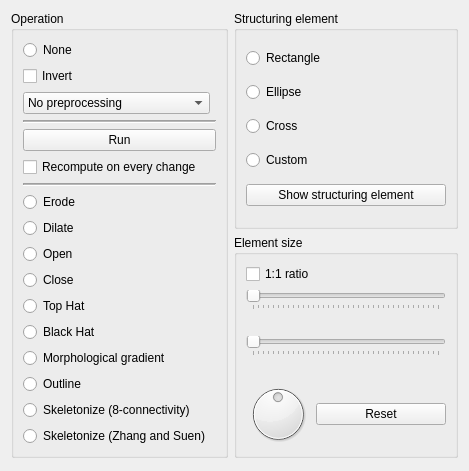
<?xml version="1.0" encoding="UTF-8"?>
<ui version="4.0">
 <class>MainWidget</class>
 <widget class="QWidget" name="MainWidget">
  <property name="geometry">
   <rect>
    <x>0</x>
    <y>0</y>
    <width>454</width>
    <height>471</height>
   </rect>
  </property>
  <layout class="QGridLayout" name="gridLayout_4">
   <item row="0" column="2" rowspan="2">
    <layout class="QVBoxLayout" name="verticalLayout_3">
     <item>
      <widget class="QGroupBox" name="bpOperation">
       <property name="sizePolicy">
        <sizepolicy hsizetype="Minimum" vsizetype="Minimum">
         <horstretch>0</horstretch>
         <verstretch>0</verstretch>
        </sizepolicy>
       </property>
       <property name="title">
        <string>Operation</string>
       </property>
       <layout class="QGridLayout" name="gridLayout_3">
        <property name="sizeConstraint">
         <enum>QLayout::SetMinimumSize</enum>
        </property>
        <property name="spacing">
         <number>6</number>
        </property>
        <item row="0" column="0" colspan="2">
         <widget class="QRadioButton" name="rbNone">
          <property name="text">
           <string>None</string>
          </property>
         </widget>
        </item>
        <item row="1" column="0" colspan="2">
         <widget class="QCheckBox" name="cbInvert">
          <property name="text">
           <string>Invert</string>
          </property>
         </widget>
        </item>
        <item row="3" column="0" colspan="2">
         <widget class="Line" name="line">
          <property name="frameShadow">
           <enum>QFrame::Sunken</enum>
          </property>
          <property name="lineWidth">
           <number>1</number>
          </property>
          <property name="midLineWidth">
           <number>1</number>
          </property>
          <property name="orientation">
           <enum>Qt::Horizontal</enum>
          </property>
         </widget>
        </item>
        <item row="10" column="0" colspan="2">
         <widget class="QRadioButton" name="rbErode">
          <property name="text">
           <string>Erode</string>
          </property>
         </widget>
        </item>
        <item row="11" column="0" colspan="2">
         <widget class="QRadioButton" name="rbDilate">
          <property name="text">
           <string>Dilate</string>
          </property>
         </widget>
        </item>
        <item row="12" column="0" colspan="2">
         <widget class="QRadioButton" name="rbOpen">
          <property name="text">
           <string>Open</string>
          </property>
         </widget>
        </item>
        <item row="13" column="0" colspan="2">
         <widget class="QRadioButton" name="rbClose">
          <property name="text">
           <string>Close</string>
          </property>
         </widget>
        </item>
        <item row="15" column="0" colspan="2">
         <widget class="QRadioButton" name="rbTopHat">
          <property name="text">
           <string>Top Hat</string>
          </property>
         </widget>
        </item>
        <item row="17" column="0" colspan="2">
         <widget class="QRadioButton" name="rbBlackHat">
          <property name="text">
           <string>Black Hat</string>
          </property>
         </widget>
        </item>
        <item row="20" column="0" colspan="2">
         <widget class="QRadioButton" name="rbSkeleton">
          <property name="text">
           <string>Skeletonize (8-connectivity)</string>
          </property>
         </widget>
        </item>
        <item row="19" column="0" colspan="2">
         <widget class="QRadioButton" name="rbOutline">
          <property name="text">
           <string>Outline</string>
          </property>
         </widget>
        </item>
        <item row="18" column="0">
         <widget class="QRadioButton" name="rbGradient">
          <property name="text">
           <string>Morphological gradient</string>
          </property>
         </widget>
        </item>
        <item row="6" column="0" colspan="2">
         <widget class="QPushButton" name="pbRun">
          <property name="text">
           <string>Run</string>
          </property>
         </widget>
        </item>
        <item row="8" column="0" colspan="2">
         <widget class="QCheckBox" name="cbAutoTrigger">
          <property name="text">
           <string>Recompute on every change</string>
          </property>
         </widget>
        </item>
        <item row="9" column="0" colspan="2">
         <widget class="Line" name="line_2">
          <property name="lineWidth">
           <number>1</number>
          </property>
          <property name="midLineWidth">
           <number>1</number>
          </property>
          <property name="orientation">
           <enum>Qt::Horizontal</enum>
          </property>
         </widget>
        </item>
        <item row="21" column="0">
         <widget class="QRadioButton" name="rbSkeletonZhang">
          <property name="text">
           <string>Skeletonize (Zhang and Suen)</string>
          </property>
         </widget>
        </item>
        <item row="2" column="0">
         <widget class="QComboBox" name="cmbBayer">
          <item>
           <property name="text">
            <string>No preprocessing</string>
           </property>
          </item>
          <item>
           <property name="text">
            <string>Bayer RG</string>
           </property>
          </item>
          <item>
           <property name="text">
            <string>Bayer GR</string>
           </property>
          </item>
          <item>
           <property name="text">
            <string>Bayer BG</string>
           </property>
          </item>
          <item>
           <property name="text">
            <string>Bayer GB</string>
           </property>
          </item>
         </widget>
        </item>
       </layout>
      </widget>
     </item>
    </layout>
   </item>
   <item row="0" column="3">
    <widget class="QGroupBox" name="gbElement">
     <property name="sizePolicy">
      <sizepolicy hsizetype="Minimum" vsizetype="Minimum">
       <horstretch>0</horstretch>
       <verstretch>0</verstretch>
      </sizepolicy>
     </property>
     <property name="minimumSize">
      <size>
       <width>0</width>
       <height>0</height>
      </size>
     </property>
     <property name="maximumSize">
      <size>
       <width>16777215</width>
       <height>16777215</height>
      </size>
     </property>
     <property name="title">
      <string>Structuring element</string>
     </property>
     <layout class="QVBoxLayout" name="verticalLayout">
      <item>
       <widget class="QRadioButton" name="rbRect">
        <property name="text">
         <string>Rectangle</string>
        </property>
       </widget>
      </item>
      <item>
       <widget class="QRadioButton" name="rbEllipse">
        <property name="text">
         <string>Ellipse</string>
        </property>
       </widget>
      </item>
      <item>
       <widget class="QRadioButton" name="rbCross">
        <property name="text">
         <string>Cross</string>
        </property>
       </widget>
      </item>
      <item>
       <widget class="QRadioButton" name="rbCustom">
        <property name="text">
         <string>Custom</string>
        </property>
       </widget>
      </item>
      <item>
       <widget class="QPushButton" name="pbShowSE">
        <property name="text">
         <string>Show structuring element</string>
        </property>
       </widget>
      </item>
     </layout>
    </widget>
   </item>
   <item row="1" column="3">
    <widget class="QGroupBox" name="gbElementSize">
     <property name="enabled">
      <bool>true</bool>
     </property>
     <property name="sizePolicy">
      <sizepolicy hsizetype="Minimum" vsizetype="Minimum">
       <horstretch>0</horstretch>
       <verstretch>0</verstretch>
      </sizepolicy>
     </property>
     <property name="minimumSize">
      <size>
       <width>0</width>
       <height>0</height>
      </size>
     </property>
     <property name="maximumSize">
      <size>
       <width>16777215</width>
       <height>16777215</height>
      </size>
     </property>
     <property name="title">
      <string>Element size</string>
     </property>
     <layout class="QGridLayout" name="gridLayout">
      <item row="0" column="0" colspan="2">
       <widget class="QCheckBox" name="cbSquare">
        <property name="text">
         <string>1:1 ratio</string>
        </property>
       </widget>
      </item>
      <item row="1" column="0" colspan="2">
       <widget class="QSlider" name="hsXElementSize">
        <property name="sizePolicy">
         <sizepolicy hsizetype="Minimum" vsizetype="Fixed">
          <horstretch>0</horstretch>
          <verstretch>0</verstretch>
         </sizepolicy>
        </property>
        <property name="minimumSize">
         <size>
          <width>200</width>
          <height>0</height>
         </size>
        </property>
        <property name="minimum">
         <number>1</number>
        </property>
        <property name="maximum">
         <number>75</number>
        </property>
        <property name="pageStep">
         <number>2</number>
        </property>
        <property name="orientation">
         <enum>Qt::Horizontal</enum>
        </property>
        <property name="invertedAppearance">
         <bool>false</bool>
        </property>
        <property name="invertedControls">
         <bool>false</bool>
        </property>
        <property name="tickPosition">
         <enum>QSlider::TicksBelow</enum>
        </property>
        <property name="tickInterval">
         <number>0</number>
        </property>
       </widget>
      </item>
      <item row="2" column="0">
       <widget class="QLabel" name="lbXElementSize">
        <property name="text">
         <string/>
        </property>
        <property name="alignment">
         <set>Qt::AlignRight|Qt::AlignTrailing|Qt::AlignVCenter</set>
        </property>
       </widget>
      </item>
      <item row="3" column="0" colspan="2">
       <widget class="QSlider" name="hsYElementSize">
        <property name="sizePolicy">
         <sizepolicy hsizetype="Minimum" vsizetype="Fixed">
          <horstretch>0</horstretch>
          <verstretch>0</verstretch>
         </sizepolicy>
        </property>
        <property name="minimumSize">
         <size>
          <width>0</width>
          <height>0</height>
         </size>
        </property>
        <property name="minimum">
         <number>1</number>
        </property>
        <property name="maximum">
         <number>75</number>
        </property>
        <property name="pageStep">
         <number>2</number>
        </property>
        <property name="orientation">
         <enum>Qt::Horizontal</enum>
        </property>
        <property name="tickPosition">
         <enum>QSlider::TicksBelow</enum>
        </property>
       </widget>
      </item>
      <item row="4" column="0">
       <widget class="QLabel" name="lbYElementSize">
        <property name="text">
         <string/>
        </property>
        <property name="alignment">
         <set>Qt::AlignRight|Qt::AlignTrailing|Qt::AlignVCenter</set>
        </property>
       </widget>
      </item>
      <item row="5" column="0" rowspan="3">
       <widget class="QDial" name="dialRotation">
        <property name="minimumSize">
         <size>
          <width>64</width>
          <height>64</height>
         </size>
        </property>
        <property name="maximumSize">
         <size>
          <width>64</width>
          <height>64</height>
         </size>
        </property>
        <property name="maximum">
         <number>360</number>
        </property>
        <property name="value">
         <number>180</number>
        </property>
        <property name="orientation">
         <enum>Qt::Horizontal</enum>
        </property>
        <property name="wrapping">
         <bool>true</bool>
        </property>
       </widget>
      </item>
      <item row="5" column="1">
       <widget class="QLabel" name="lbRotation">
        <property name="text">
         <string/>
        </property>
        <property name="alignment">
         <set>Qt::AlignCenter</set>
        </property>
       </widget>
      </item>
      <item row="6" column="1">
       <widget class="QPushButton" name="pbResetRotation">
        <property name="sizePolicy">
         <sizepolicy hsizetype="Preferred" vsizetype="Preferred">
          <horstretch>0</horstretch>
          <verstretch>0</verstretch>
         </sizepolicy>
        </property>
        <property name="text">
         <string>Reset</string>
        </property>
       </widget>
      </item>
     </layout>
    </widget>
   </item>
   <item row="1" column="4">
    <spacer name="horizontalSpacer">
     <property name="orientation">
      <enum>Qt::Horizontal</enum>
     </property>
     <property name="sizeType">
      <enum>QSizePolicy::MinimumExpanding</enum>
     </property>
     <property name="sizeHint" stdset="0">
      <size>
       <width>0</width>
       <height>0</height>
      </size>
     </property>
    </spacer>
   </item>
   <item row="2" column="2" colspan="2">
    <spacer name="verticalSpacer">
     <property name="orientation">
      <enum>Qt::Vertical</enum>
     </property>
     <property name="sizeType">
      <enum>QSizePolicy::MinimumExpanding</enum>
     </property>
     <property name="sizeHint" stdset="0">
      <size>
       <width>0</width>
       <height>0</height>
      </size>
     </property>
    </spacer>
   </item>
  </layout>
 </widget>
 <resources/>
 <connections/>
</ui>
